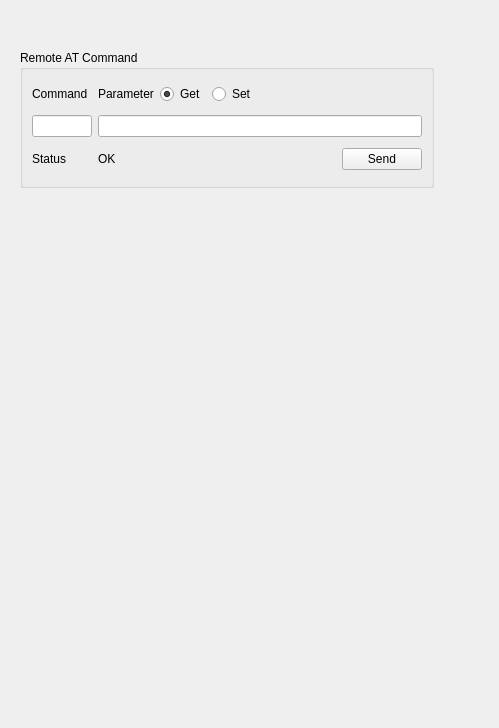
<?xml version="1.0" encoding="UTF-8"?>
<ui version="4.0">
 <class>XBeeWidget</class>
 <widget class="QWidget" name="XBeeWidget">
  <property name="geometry">
   <rect>
    <x>0</x>
    <y>0</y>
    <width>499</width>
    <height>728</height>
   </rect>
  </property>
  <property name="windowTitle">
   <string>Form</string>
  </property>
  <widget class="QGroupBox" name="groupBox">
   <property name="geometry">
    <rect>
     <x>20</x>
     <y>50</y>
     <width>414</width>
     <height>138</height>
    </rect>
   </property>
   <property name="title">
    <string>Remote AT Command</string>
   </property>
   <layout class="QGridLayout" name="gridLayout">
    <item row="0" column="0">
     <widget class="QLabel" name="label">
      <property name="text">
       <string>Command</string>
      </property>
     </widget>
    </item>
    <item row="0" column="1">
     <layout class="QHBoxLayout" name="horizontalLayout">
      <item>
       <widget class="QLabel" name="label_2">
        <property name="text">
         <string>Parameter</string>
        </property>
       </widget>
      </item>
      <item>
       <widget class="QRadioButton" name="atCmdGetRadioButton">
        <property name="text">
         <string>Get</string>
        </property>
        <property name="checked">
         <bool>true</bool>
        </property>
       </widget>
      </item>
      <item>
       <widget class="QRadioButton" name="atCmdSetRadioButton">
        <property name="text">
         <string>Set</string>
        </property>
       </widget>
      </item>
      <item>
       <spacer name="horizontalSpacer_2">
        <property name="orientation">
         <enum>Qt::Horizontal</enum>
        </property>
        <property name="sizeHint" stdset="0">
         <size>
          <width>40</width>
          <height>20</height>
         </size>
        </property>
       </spacer>
      </item>
     </layout>
    </item>
    <item row="1" column="0">
     <widget class="QLineEdit" name="atCmdEdit">
      <property name="maximumSize">
       <size>
        <width>60</width>
        <height>16777215</height>
       </size>
      </property>
      <property name="toolTip">
       <string>&lt;html&gt;&lt;head/&gt;&lt;body&gt;&lt;p&gt;AT command for example MY&lt;/p&gt;&lt;/body&gt;&lt;/html&gt;</string>
      </property>
     </widget>
    </item>
    <item row="1" column="1">
     <widget class="QLineEdit" name="atCmdParamEdit">
      <property name="toolTip">
       <string>&lt;html&gt;&lt;head/&gt;&lt;body&gt;&lt;p&gt;Parameter (optional)&lt;/p&gt;&lt;/body&gt;&lt;/html&gt;</string>
      </property>
     </widget>
    </item>
    <item row="2" column="0">
     <widget class="QLabel" name="label_3">
      <property name="text">
       <string>Status</string>
      </property>
     </widget>
    </item>
    <item row="2" column="1">
     <layout class="QHBoxLayout" name="horizontalLayout_2">
      <item>
       <widget class="QLabel" name="atCmdRespStatusLabel">
        <property name="text">
         <string>OK</string>
        </property>
       </widget>
      </item>
      <item>
       <spacer name="horizontalSpacer">
        <property name="orientation">
         <enum>Qt::Horizontal</enum>
        </property>
        <property name="sizeHint" stdset="0">
         <size>
          <width>40</width>
          <height>20</height>
         </size>
        </property>
       </spacer>
      </item>
      <item>
       <widget class="QPushButton" name="atCmdSendButton">
        <property name="text">
         <string>Send</string>
        </property>
       </widget>
      </item>
     </layout>
    </item>
   </layout>
  </widget>
 </widget>
 <resources/>
 <connections/>
</ui>
